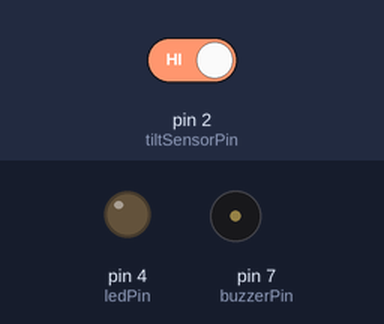
Bench run of a sketch on a simulated Arduino Uno, built with avr-gcc and run on an emulated ATmega328P. Shown: output pins drawn as LEDs (lit = HIGH), buzzer (waves = sounding, pin HIGH). The test bench sets the inputs (shaded band); at power-on: pin 2 (tiltSensorPin) HIGH.

Above: at 1.2 s.
1.3 s: pin 2 (tiltSensorPin) driven LOW
At 1.9 s:
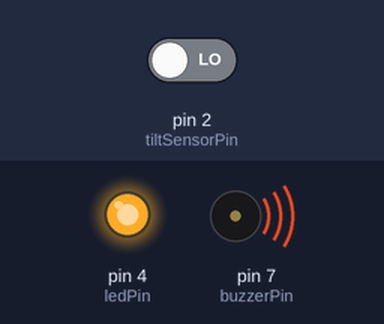
2.8 s: pin 2 (tiltSensorPin) driven HIGH
At 3.1 s:
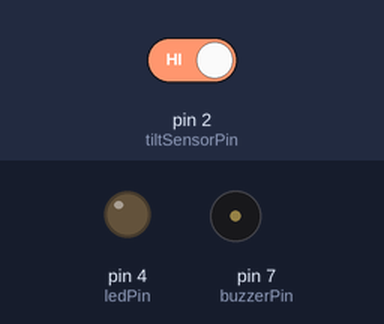
Timing chart, 0 to 5.8 s (numbered marks = the images above; inputs shaded):
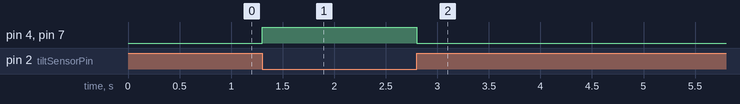

Measured:
- after the input at 1.3 s, pin 4 (ledPin), pin 7 (buzzerPin): LOW → HIGH at once
- after the input at 2.8 s, pin 4 (ledPin), pin 7 (buzzerPin): HIGH → LOW at once

The sketch:

Ej2Arduino.ino
```cpp
int tiltSensorPin = 2;  // Sensor de inclinación
int buzzerPin = 7;      // Buzzer
int ledPin = 4;         // LED

void setup() {
  pinMode(tiltSensorPin, INPUT_PULLUP); // Habilitar resistencia pull-up interna
  pinMode(buzzerPin, OUTPUT);
  pinMode(ledPin, OUTPUT);
}

void loop() {
  int tiltState = digitalRead(tiltSensorPin); // Leer el sensor

  // Si el sensor detecta inclinación (se conecta a GND), encender el buzzer y el LED
  if (tiltState == LOW) {
    digitalWrite(buzzerPin, HIGH); // Encender buzzer
    digitalWrite(ledPin, HIGH);    // Encender LED
  } else {
    digitalWrite(buzzerPin, LOW);  // Apagar buzzer
    digitalWrite(ledPin, LOW);     // Apagar LED
  }
}
```
